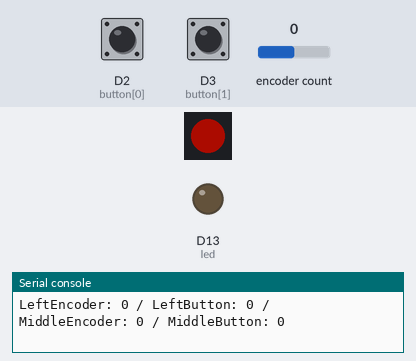
A program run on a simulated CircuitPython board. On the bench: 1 RGB LEDs in strip order, left to right, output pins drawn as LEDs (lit = HIGH), the last lines printed to the serial console. The test bench sets the inputs (shaded band); at power-on: D2 (button[0]) HIGH, D3 (button[1]) HIGH, encoder count 0. Dim RGB values are drawn brighter than linear.

Above: at 1.2 s.
1.3 s: D2 (button[0]) pulled LOW for 1 s
At 1.66 s:
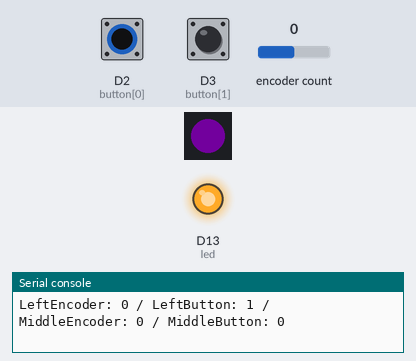
4.3 s: D3 (button[1]) pulled LOW for 1 s
At 4.99 s:
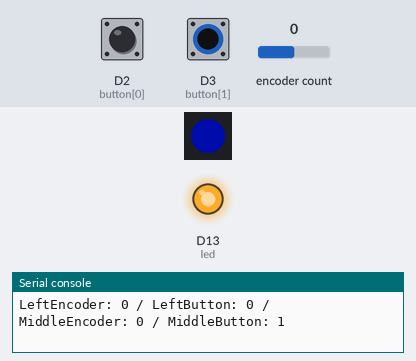
8.3 s: D2 (button[0]) pulled LOW for 3.2 s
At 8.32 s:
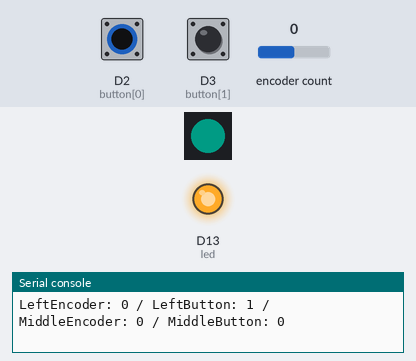
13.0 s: encoder count set to -1
16.0 s: D3 (button[1]) pulled LOW for 0.15 s
At 17.1 s:
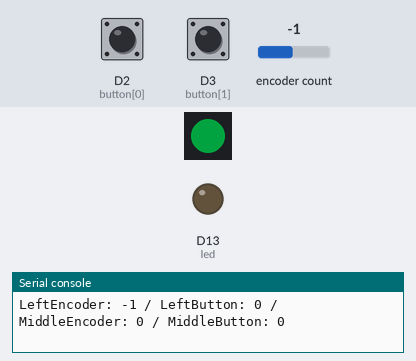
Timing chart, 0 to 20.0 s (numbered marks = the images above; inputs shaded):
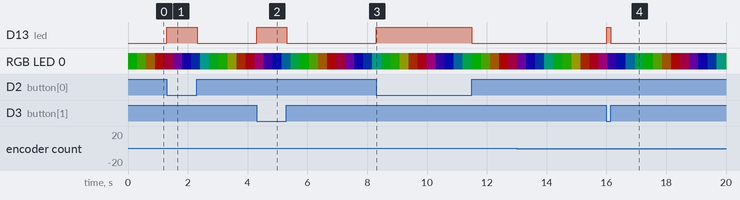

The program:

code.py
```python
# Metro IO demo
# Welcome to CircuitPython 2.2.0 :)


# //// IMPORTS
import board
import time
import neopixel
from digitalio import DigitalInOut, Direction, Pull
import touchio
# import simpleio
import rotaryio


# //// BOARD SETUP
# One pixel connected internally!
dot = neopixel.NeoPixel(board.NEOPIXEL, 1, brightness=0.2)

# Built in red LED
led = DigitalInOut(board.D13)
led.direction = Direction.OUTPUT

# Digital input with pullup
buttons = []
for p in [board.D2, board.D3]:
    button = DigitalInOut(p)
    button.direction = Direction.INPUT
    button.pull = Pull.UP
    buttons.append(button)

# External rotary encoder
encoder = rotaryio.IncrementalEncoder(board.D5, board.D6)
# TODO
	# add support for second rotary encoder
	# perhaps some sort of schema like buttons[] above


# //// PURE FUNCTIONS
def buttonIsDown(num):  # returns intuitive button press value
	#
    return not buttons[num].value


# //// COMMANDS
def doPrintToSerial():
	print(
	"LeftEncoder: %d" % encoder.position,
	"/",
	"LeftButton: %d" % buttonIsDown(0),
	"/",
	"MiddleEncoder: %d" % 0,  # encoder.position,
	"/",
	"MiddleButton: %d" % buttonIsDown(1)
	)
	pass


# //// HELPERS / UPDATES
def wheel(pos):  # Helper to give us a nice color swirl
    # Input a value 0 to 255 to get a color value.
    # The colours are a transition r - g - b - back to r.
    if (pos < 0):
        return [0, 0, 0]
    if (pos > 255):
        return [0, 0, 0]
    if (pos < 85):
        return [int(pos * 3), int(255 - (pos*3)), 0]
    elif (pos < 170):
        pos -= 85
        return [int(255 - pos*3), 0, int(pos*3)]
    else:
        pos -= 170
        return [0, int(pos*3), int(255 - pos*3)]

def encoderHasChanged():  # updates the encoder position value (and value for serial message)
	global last_encoded_position
	global serial_message_encoder

	global encoder_has_changed
	current_encoded_position = encoder.position

	if last_encoded_position is None or current_encoded_position != last_encoded_position:
		encoder_has_changed = True
		serial_message_encoder = current_encoded_position
		# doPrintToSerial()
	else:
		encoder_has_changed = False

	last_encoded_position = current_encoded_position


# //// VARIABLES ////
i = 0

last_encoded_position = None
encoder_has_changed = None
serial_message_encoder = None


# //// MAIN LOOP ////
while True:
	# INITIAL SETUP


	# COMMANDS
	if encoder_has_changed:
		# doPrintToSerial()
		pass


	# CONTINUOUS
	encoderHasChanged()

  	# spin internal LED around! autoshow is on
	dot[0] = wheel(i & 255)
	# set onboard LED to match either Button
	led.value = buttonIsDown(0) or buttonIsDown(1)


	if buttonIsDown(0):
		# print("Left Button 'D2' Pressed!!!", end ="\t")
		pass

	if buttonIsDown(1):
		# print("Middle Button 'D3' Pressed!", end ="\t")
		pass


	# update the serial message (for easy feedback)
	doPrintToSerial()

	i = (i+1) % 256  # run from 0 to 255
	time.sleep(0.01) # make bigger to slow down
```

Measured:
- after the input at 1.3 s, D13 (led): LOW → HIGH at once, → LOW 1.0 s later
- after the input at 4.3 s, D13 (led): LOW → HIGH at once, → LOW 1.0 s later
- after the input at 8.3 s, D13 (led): LOW → HIGH at once, → LOW 3.2 s later
- after the input at 16.0 s, D13 (led): LOW → HIGH at once, → LOW 0.15 s later
